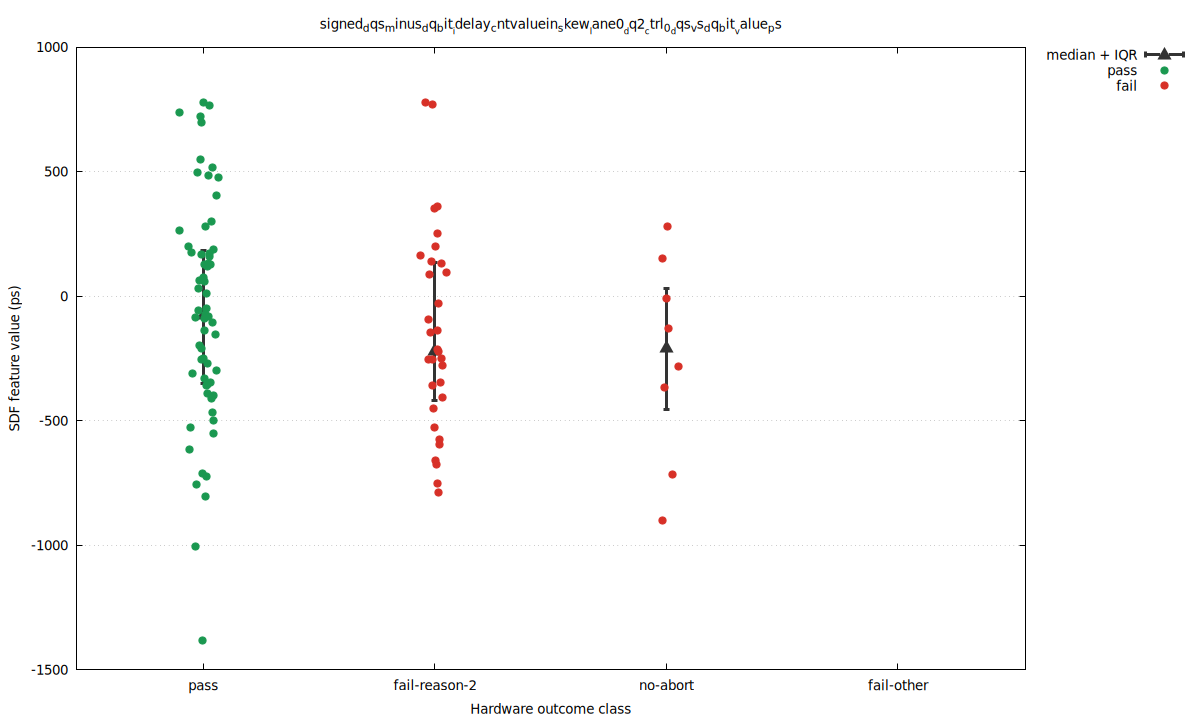

The gnuplot source for this figure:
set terminal pngcairo size 1200,720 enhanced font 'DejaVu Sans,10'
set output 'signed_baseline_seed_1_30_skew_signed_dqs_minus_dq_bit_idelay_cntvaluein_skew_lane0_dq2_ctrl_0_dqs_vs_dq_bit_v.png'
set datafile separator comma
set key outside right top
set grid ytics
set xrange [0.45:4.55]
set xtics ('pass' 1, 'fail-reason-2' 2, 'no-abort' 3, 'fail-other' 4)
set xlabel 'Hardware outcome class'
set ylabel 'SDF feature value (ps)'
set title 'signed_dqs_minus_dq_bit__idelay_cntvaluein_skew__lane0__dq2__ctrl_0__dqs_vs_dq_bit__value_ps'
plot \
  'signed_baseline_seed_1_30_skew_signed_dqs_minus_dq_bit_idelay_cntvaluein_skew_lane0_dq2_ctrl_0_dqs_vs_dq_bit_v.summary.dat' using 1:4:3:5 with yerrorbars pt 9 ps 1.5 lw 3 lc rgb '#333333' title 'median + IQR', \
  'signed_baseline_seed_1_30_skew_signed_dqs_minus_dq_bit_idelay_cntvaluein_skew_lane0_dq2_ctrl_0_dqs_vs_dq_bit_v.dat' using 1:4 with points pt 7 ps 1.2 lc rgb '#1a9850' title 'pass', \
  'signed_baseline_seed_1_30_skew_signed_dqs_minus_dq_bit_idelay_cntvaluein_skew_lane0_dq2_ctrl_0_dqs_vs_dq_bit_v.dat' using 1:5 with points pt 7 ps 1.2 lc rgb '#d73027' title 'fail'
